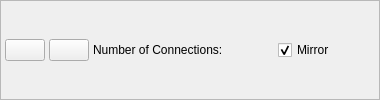
             <widget class="QFrame" name="horizontalFrame">
              <property name="sizePolicy">
               <sizepolicy hsizetype="Expanding" vsizetype="Fixed">
                <horstretch>0</horstretch>
                <verstretch>0</verstretch>
               </sizepolicy>
              </property>
              <property name="minimumSize">
               <size>
                <width>0</width>
                <height>32</height>
               </size>
              </property>
              <property name="frameShape">
               <enum>QFrame::StyledPanel</enum>
              </property>
              <property name="frameShadow">
               <enum>QFrame::Raised</enum>
              </property>
              <layout class="QHBoxLayout" name="horizontalLayout_4">
               <property name="spacing">
                <number>4</number>
               </property>
               <property name="leftMargin">
                <number>4</number>
               </property>
               <property name="topMargin">
                <number>4</number>
               </property>
               <property name="rightMargin">
                <number>4</number>
               </property>
               <property name="bottomMargin">
                <number>4</number>
               </property>
               <item>
                <widget class="QPushButton" name="pushButton_AddConnection">
                 <property name="sizePolicy">
                  <sizepolicy hsizetype="Minimum" vsizetype="Fixed">
                   <horstretch>0</horstretch>
                   <verstretch>0</verstretch>
                  </sizepolicy>
                 </property>
                 <property name="toolTip">
                  <string>&lt;html&gt;&lt;head/&gt;&lt;body&gt;&lt;p&gt;Add a new connection.&lt;/p&gt;&lt;/body&gt;&lt;/html&gt;</string>
                 </property>
                 <property name="text">
                  <string/>
                 </property>
                 <property name="icon">
                  <iconset>
                   <activeon>:/icons/add.ico</activeon>
                  </iconset>
                 </property>
                </widget>
               </item>
               <item>
                <widget class="QPushButton" name="pushButton_RemoveConnection">
                 <property name="toolTip">
                  <string>&lt;html&gt;&lt;head/&gt;&lt;body&gt;&lt;p&gt;Remove the currently-selected connection.&lt;/p&gt;&lt;/body&gt;&lt;/html&gt;</string>
                 </property>
                 <property name="text">
                  <string/>
                 </property>
                 <property name="icon">
                  <iconset>
                   <activeon>:/icons/delete.ico</activeon>
                  </iconset>
                 </property>
                </widget>
               </item>
               <item>
                <widget class="QLabel" name="label_13">
                 <property name="text">
                  <string>Number of Connections:</string>
                 </property>
                </widget>
               </item>
               <item>
                <widget class="QLabel" name="label_NumConnections">
                 <property name="text">
                  <string/>
                 </property>
                </widget>
               </item>
               <item>
                <spacer name="horizontalSpacer_11">
                 <property name="orientation">
                  <enum>Qt::Horizontal</enum>
                 </property>
                 <property name="sizeType">
                  <enum>QSizePolicy::Maximum</enum>
                 </property>
                 <property name="sizeHint" stdset="0">
                  <size>
                   <width>40</width>
                   <height>20</height>
                  </size>
                 </property>
                </spacer>
               </item>
               <item>
                <widget class="QCheckBox" name="checkBox_MirrorConnections">
                 <property name="sizePolicy">
                  <sizepolicy hsizetype="Preferred" vsizetype="Preferred">
                   <horstretch>0</horstretch>
                   <verstretch>0</verstretch>
                  </sizepolicy>
                 </property>
                 <property name="toolTip">
                  <string>&lt;html&gt;&lt;head/&gt;&lt;body&gt;&lt;p&gt;If enabled, connections will automatically be updated on the connected map.&lt;/p&gt;&lt;/body&gt;&lt;/html&gt;</string>
                 </property>
                 <property name="text">
                  <string>Mirror</string>
                 </property>
                 <property name="checked">
                  <bool>true</bool>
                 </property>
                </widget>
               </item>
               <item>
                <spacer name="horizontalSpacer_9">
                 <property name="orientation">
                  <enum>Qt::Horizontal</enum>
                 </property>
                 <property name="sizeHint" stdset="0">
                  <size>
                   <width>40</width>
                   <height>20</height>
                  </size>
                 </property>
                </spacer>
               </item>
              </layout>
             </widget>
